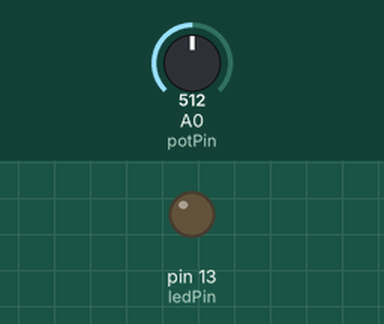
This sketch was run on a simulated Arduino Uno, built with avr-gcc and run on an emulated ATmega328P. On the bench: output pins drawn as LEDs (lit = HIGH). Inputs (shaded band) come from the test bench; at power-on: A0 (potPin) = 512. What the sketch prints to the serial monitor is not drawn.

Above: at 1.8 s.
1.9 s: A0 (potPin) set to 522
At 3.2 s:
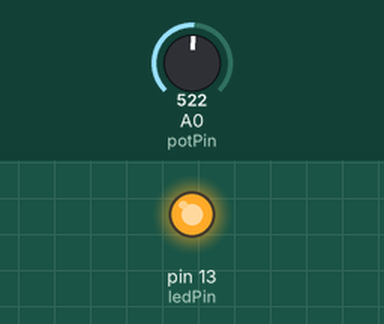
3.5 s: A0 (potPin) set to 511
At 5.0 s:
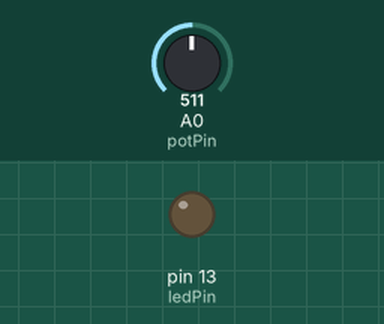
5.5 s: A0 (potPin) set to 716
At 6.6 s:
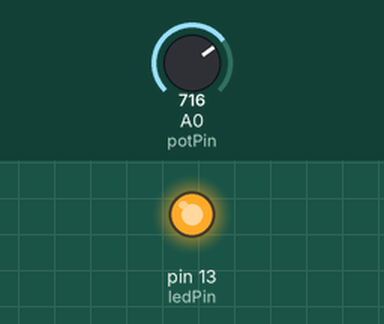
Timing chart, 0 to 8.5 s (numbered marks = the images above; inputs shaded):
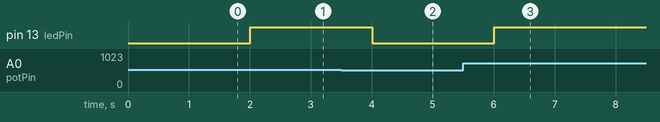

The sketch:

potentiometer.ino
```cpp
int ledPin = 13;
int potPin = A0;


void setup() {
  Serial.begin(9600);

}

void loop() {
  int potPinValue = analogRead(potPin);

  int mappedValue = map(potPinValue,0,1023,0,255);


  Serial.print("potentiometer value = ");
  Serial.print(potPinValue);
  Serial.print(".....");
  Serial.print("mapped value = ");
  Serial.print(mappedValue);

  analogWrite(ledPin,mappedValue);
  delay(1);

  delay(1000);

}
```

Measured:
- the behaviour switches between 513 and 514 on A0 (potPin) (found by bisection; images 0 and 1)
- after the input at 1.9 s, pin 13 (ledPin): LOW → HIGH after 0.10 s
- after the input at 3.5 s, pin 13 (ledPin): HIGH → LOW after 0.51 s
- after the input at 5.5 s, pin 13 (ledPin): LOW → HIGH after 0.51 s
